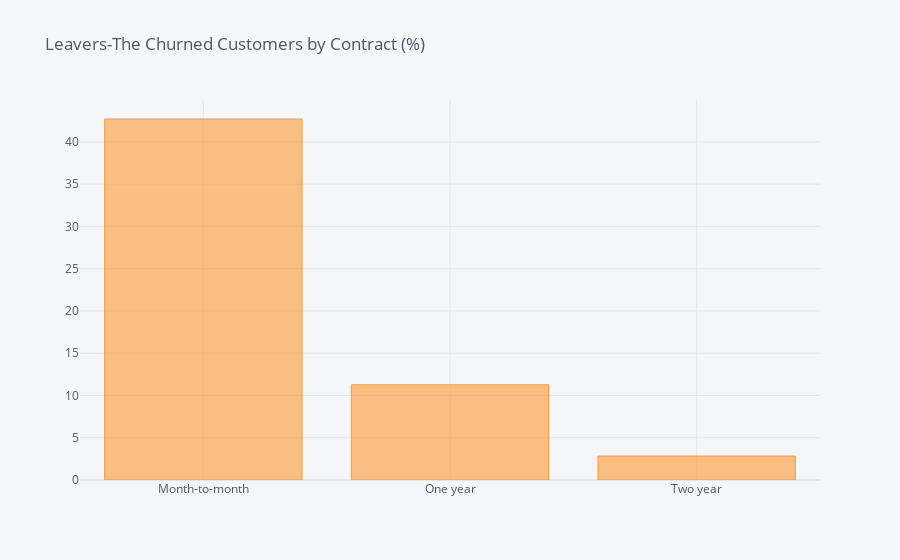

Source (notebook cell):
### Code cell
df_Contract = pd.DataFrame(columns=["Contracts", "% of Leavers"])
i=0
for contract in list(telco['Contract'].unique()):
    ratio = telco[(telco['Contract']==contract)&(telco['Churn']=="Yes")].shape[0] / telco[telco['Contract']==contract].shape[0]
    df_Contract.loc[i] = (contract, ratio*100)
    i += 1
    #print("In {}, the ratio of leavers is {:.2f}%".format(field, ratio*100))    
df_C1 = df_Contract.groupby(by="Contracts").sum()
df_C1.iplot(kind='bar',title='Leavers-The Churned Customers by Contract (%)')

### Figure 1 — Plotly figure (JSON) as saved in the notebook; plotly's stock layout.template omitted (floating-point values rounded to 4 significant figures)
{"data": [{"marker": {"color": "rgba(255, 153, 51, 0.6)", "line": {"color": "rgba(255, 153, 51, 1.0)", "width": 1}}, "name": "% of Leavers", "orientation": "v", "text": "", "type": "bar", "x": ["Month-to-month", "One year", "Two year"], "y": [42.71, 11.27, 2.832]}], "layout": {"legend": {"bgcolor": "#F5F6F9", "font": {"color": "#4D5663"}}, "paper_bgcolor": "#F5F6F9", "plot_bgcolor": "#F5F6F9", "title": {"font": {"color": "#4D5663"}, "text": "Leavers-The Churned Customers by Contract (%)"}, "xaxis": {"gridcolor": "#E1E5ED", "showgrid": true, "tickfont": {"color": "#4D5663"}, "title": {"font": {"color": "#4D5663"}, "text": ""}, "zerolinecolor": "#E1E5ED"}, "yaxis": {"gridcolor": "#E1E5ED", "showgrid": true, "tickfont": {"color": "#4D5663"}, "title": {"font": {"color": "#4D5663"}, "text": ""}, "zerolinecolor": "#E1E5ED"}}}
